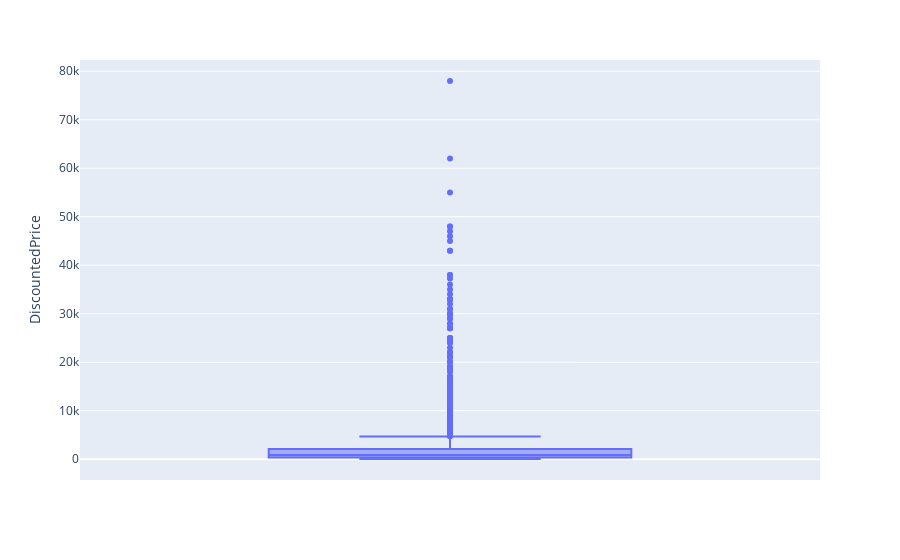
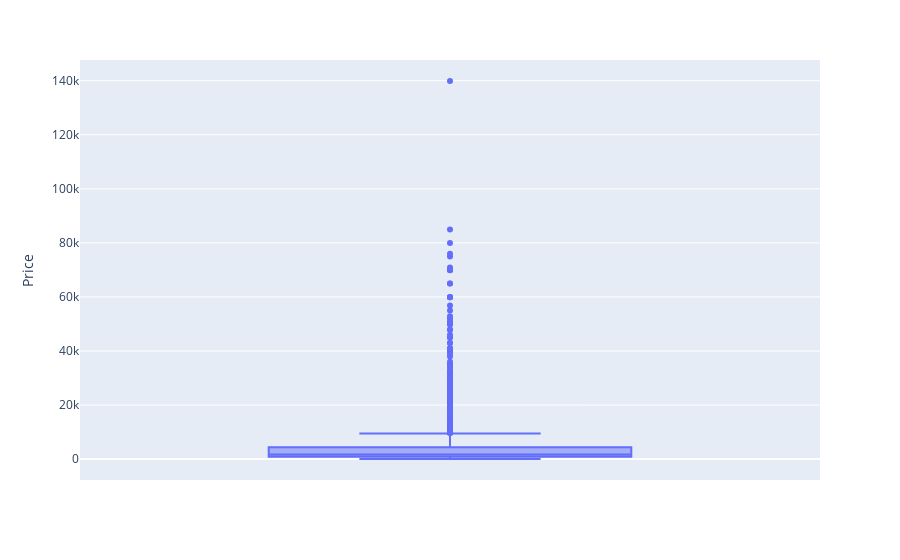
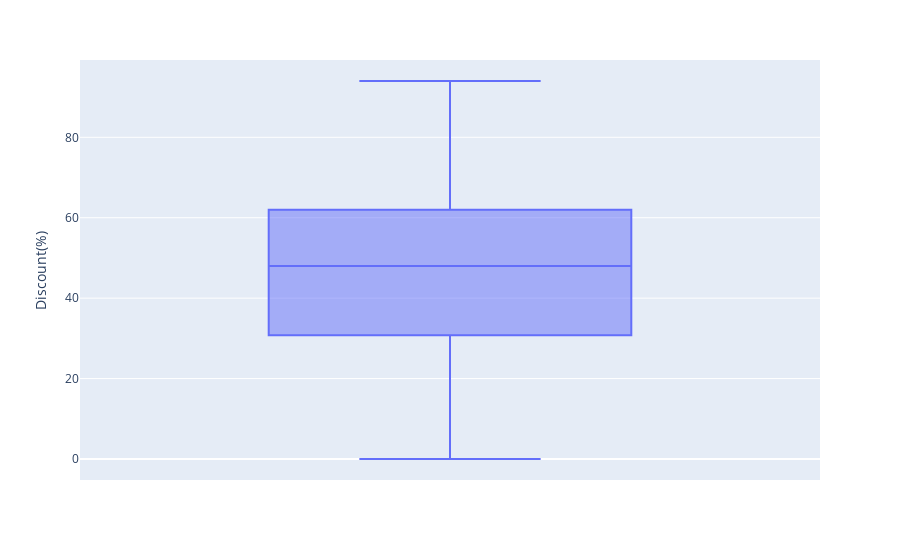
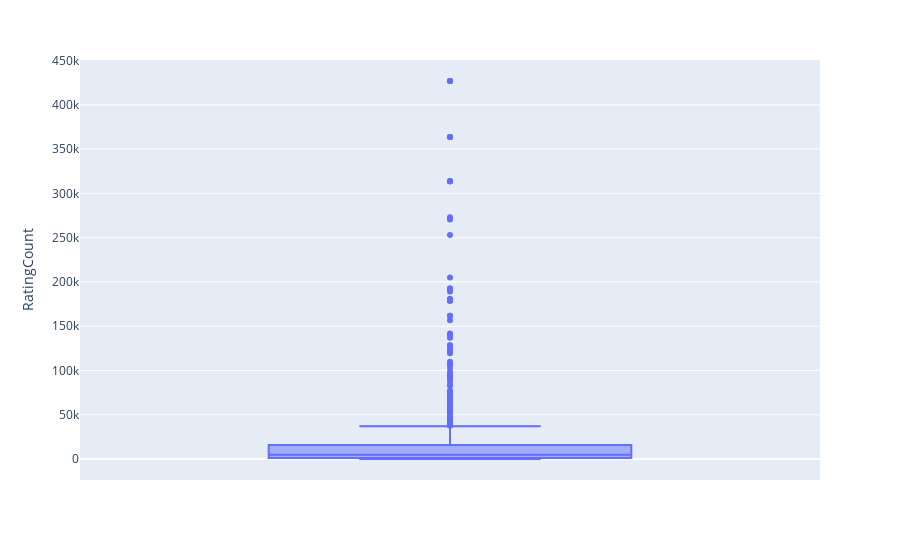

The notebook cell saved with these charts, in order:
### Markdown cell above
### Checking for outliers using Plotly

### Code cell
# checking for outliers 

for column in ["DiscountedPrice","Price","Discount(%)","RatingCount","Rating"]:
    fig = px.box(df, y=column)
    fig.show()

### Figure 1 — Plotly figure (JSON) as saved in the notebook; plotly's stock layout.template omitted (floating-point values rounded to 4 significant figures; data arrays with more than 128 entries replaced by an {"elided": "..."} marker saying what was removed)
{"data": [{"alignmentgroup": "True", "hovertemplate": "DiscountedPrice=%{y}<extra></extra>", "legendgroup": "", "marker": {"color": "#636efa"}, "name": "", "notched": false, "offsetgroup": "", "orientation": "v", "showlegend": false, "type": "box", "x0": " ", "xaxis": "x", "y": {"elided": "1337 float values"}, "y0": " ", "yaxis": "y"}], "layout": {"boxmode": "group", "legend": {"tracegroupgap": 0}, "margin": {"t": 60}, "xaxis": {"anchor": "y", "domain": [0, 1]}, "yaxis": {"anchor": "x", "domain": [0, 1], "title": {"text": "DiscountedPrice"}}}}

### Figure 2 — Plotly figure (JSON) as saved in the notebook; plotly's stock layout.template omitted (floating-point values rounded to 4 significant figures; data arrays with more than 128 entries replaced by an {"elided": "..."} marker saying what was removed)
{"data": [{"alignmentgroup": "True", "hovertemplate": "Price=%{y}<extra></extra>", "legendgroup": "", "marker": {"color": "#636efa"}, "name": "", "notched": false, "offsetgroup": "", "orientation": "v", "showlegend": false, "type": "box", "x0": " ", "xaxis": "x", "y": {"elided": "1337 float values"}, "y0": " ", "yaxis": "y"}], "layout": {"boxmode": "group", "legend": {"tracegroupgap": 0}, "margin": {"t": 60}, "xaxis": {"anchor": "y", "domain": [0, 1]}, "yaxis": {"anchor": "x", "domain": [0, 1], "title": {"text": "Price"}}}}

### Figure 3 — Plotly figure (JSON) as saved in the notebook; plotly's stock layout.template omitted (floating-point values rounded to 4 significant figures; data arrays with more than 128 entries replaced by an {"elided": "..."} marker saying what was removed)
{"data": [{"alignmentgroup": "True", "hovertemplate": "Discount(%)=%{y}<extra></extra>", "legendgroup": "", "marker": {"color": "#636efa"}, "name": "", "notched": false, "offsetgroup": "", "orientation": "v", "showlegend": false, "type": "box", "x0": " ", "xaxis": "x", "y": {"elided": "1337 int values"}, "y0": " ", "yaxis": "y"}], "layout": {"boxmode": "group", "legend": {"tracegroupgap": 0}, "margin": {"t": 60}, "xaxis": {"anchor": "y", "domain": [0, 1]}, "yaxis": {"anchor": "x", "domain": [0, 1], "title": {"text": "Discount(%)"}}}}

### Figure 4 — Plotly figure (JSON) as saved in the notebook; plotly's stock layout.template omitted (floating-point values rounded to 4 significant figures; data arrays with more than 128 entries replaced by an {"elided": "..."} marker saying what was removed)
{"data": [{"alignmentgroup": "True", "hovertemplate": "RatingCount=%{y}<extra></extra>", "legendgroup": "", "marker": {"color": "#636efa"}, "name": "", "notched": false, "offsetgroup": "", "orientation": "v", "showlegend": false, "type": "box", "x0": " ", "xaxis": "x", "y": {"elided": "1337 int values"}, "y0": " ", "yaxis": "y"}], "layout": {"boxmode": "group", "legend": {"tracegroupgap": 0}, "margin": {"t": 60}, "xaxis": {"anchor": "y", "domain": [0, 1]}, "yaxis": {"anchor": "x", "domain": [0, 1], "title": {"text": "RatingCount"}}}}
